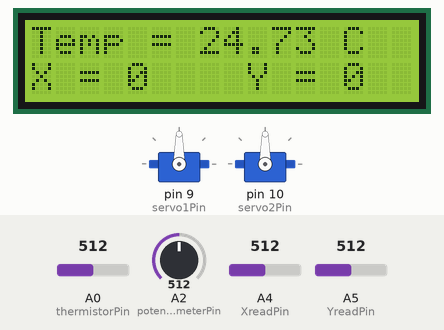
Simulated run of this sketch. Board: Arduino Uno, built with avr-gcc and run on an emulated ATmega328P. Parts: 2 × servo, 16×2 character LCD. Inputs (shaded band) come from the test bench; at power-on: A0 (thermistorPin) = 512, A4 (XreadPin) = 512, A5 (YreadPin) = 512, A2 (potentiometerPin) = 512.

Above: at 1.2 s.
1.3 s: A0 (thermistorPin) set to 375
At 3.2 s:
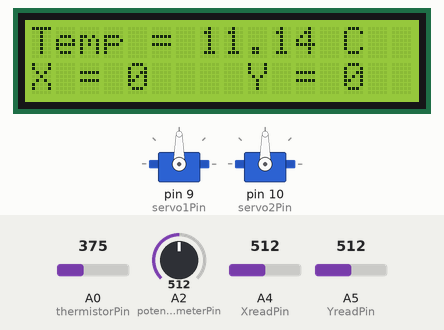
4.3 s: A0 (thermistorPin) set to 354
At 5.9 s:
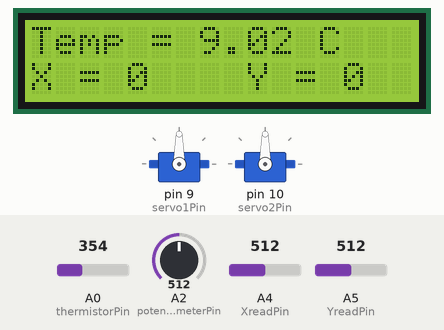
6.8 s: A4 (XreadPin) set to 555
8.3 s: A4 (XreadPin) set to 581
At 9.2 s:
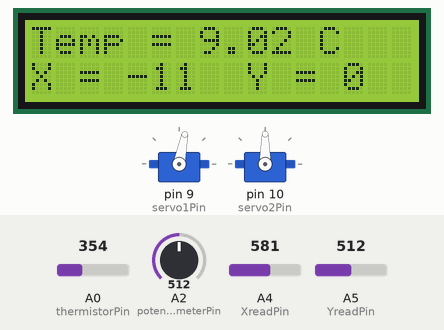
10.9 s: A5 (YreadPin) set to 716
At 10.96 s:
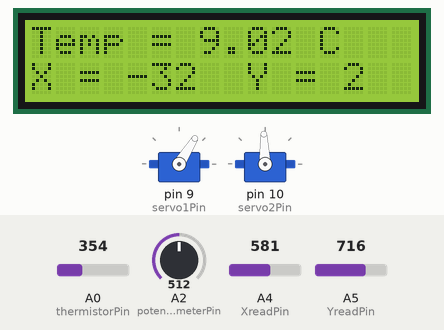
13.0 s: A2 (potentiometerPin) set to 716
At 13.04 s:
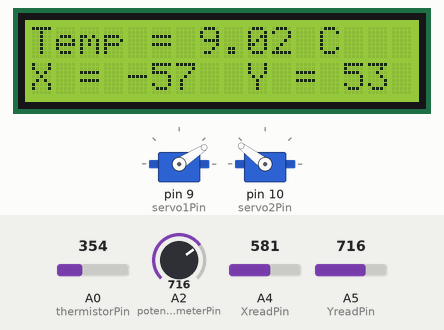
Timing chart, 0 to 16.2 s (numbered marks = the images above; inputs shaded):
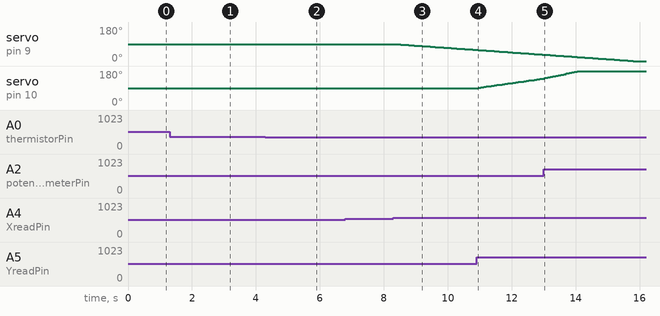

The sketch:

Laser_TurretV1.2.ino
```cpp
#include <Servo.h>
#include <LiquidCrystal.h>

//variables
int XaR = 0;
int Xmapped = 0;
int tickX = 0;

int YaR = 0;
int Ymapped = 0;
int tickY = 0;

int PotentiometerRead = 0;
int tickSpeed = 0;

//temp
int Vo;
float R1 = 10000;
float logR2, R2, T;
float c1 = 1.009249522e-03, c2 = 2.378405444e-04, c3 = 2.019202697e-07;

//lcd
long interval = 1000;
long previousMillis = 0;
  /*long interval2 = 50;  not used; keep it for no reason*/

//pins
const int servo1Pin = 9;
const int servo2Pin = 10;
const int thermistorPin = A0;
const int potentiometerPin = A2;
const int XreadPin = A4;
const int YreadPin = A5;

//declared servos

Servo Servo1;
Servo Servo2;

//LCD setup

LiquidCrystal lcd(12, 11, 5, 4, 3, 2);

void setup(){


   Servo1.attach(servo1Pin);
   Servo2.attach(servo2Pin);


   lcd.begin(16, 2);


}
void loop(){

 //Speed Calibration ----------------

 PotentiometerRead = analogRead(potentiometerPin);

 tickSpeed = map(PotentiometerRead, 0, 1015, 1, 11);


 //Servo 1 control ------------------

   XaR = analogRead(XreadPin) +15;

    Xmapped = map(XaR, 0, 1000, -tickSpeed, tickSpeed);

      tickX -= Xmapped ;
      tickX = constrain(tickX, -90, 90);

   Servo1.write(90 + tickX);


 //Servo 2 control ------------------

   YaR = analogRead(YreadPin) +15;

    Ymapped = map(YaR, 0, 1000, -tickSpeed, tickSpeed);

       tickY += Ymapped ;
       tickY = constrain(tickY, -90, 90);

   Servo2.write(90 + tickY);

 //Thermometer ----------------------


  Vo = analogRead(thermistorPin);
  R2 = R1 * (1023.0 / (float)Vo - 1.0);
  logR2 = log(R2);
  T = (1.0 / (c1 + c2*logR2 + c3*logR2*logR2*logR2));
  T = T - 273.15;

 //LCD control ---------------------

  unsigned long currentMillis = millis();


    if (currentMillis - previousMillis > interval)
    {
      previousMillis = currentMillis;
      lcd.clear();
      lcd.print("Temp = ");
      lcd.print(T);
      lcd.print(" C  ");
      }

      lcd.setCursor(0,1);
      lcd.print("X = ");
      lcd.print(tickX);
      lcd.setCursor (9,1);
      lcd.print("Y = ");
      lcd.print(tickY);


      delay(80);  //Servo smoothing, higher = slower


}
```

Measured:
- after the input at 1.3 s, the display: changes after 0.84 s (image 1)
- after the input at 4.3 s, the display: changes after 1.1 s (image 2)
- after the input at 6.8 s, every drawn part: stays the same
- after the input at 8.3 s, servo on pin 9 (servo1Pin): moves from 90° to 59° over 2.5 s, starting after 0.07 s; the display: first changes after 0.07 s (image 3 shows a later state)
- after the input at 10.9 s, servo on pin 10 (servo2Pin): moves from 90° to 140° over 2.0 s, starting after 0.05 s
